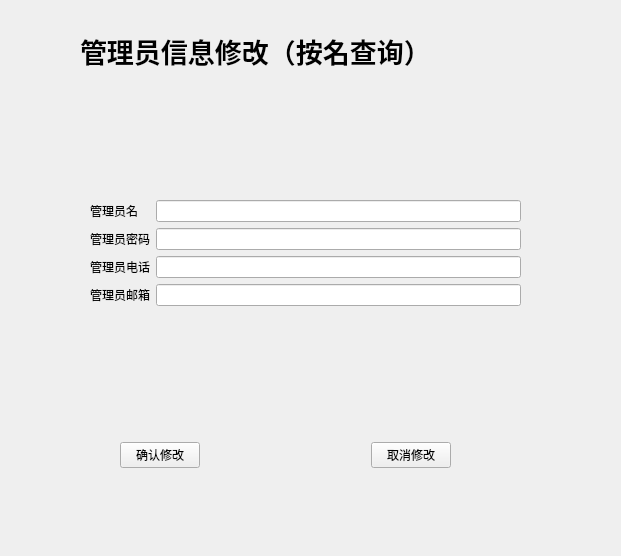
<?xml version="1.0" encoding="UTF-8"?>
<ui version="4.0">
 <class>Form</class>
 <widget class="QWidget" name="Form">
  <property name="geometry">
   <rect>
    <x>0</x>
    <y>0</y>
    <width>621</width>
    <height>556</height>
   </rect>
  </property>
  <property name="windowTitle">
   <string>Form</string>
  </property>
  <widget class="QLabel" name="label">
   <property name="geometry">
    <rect>
     <x>80</x>
     <y>30</y>
     <width>441</width>
     <height>41</height>
    </rect>
   </property>
   <property name="font">
    <font>
     <family>Arial Black</family>
     <pointsize>20</pointsize>
     <weight>75</weight>
     <bold>true</bold>
    </font>
   </property>
   <property name="text">
    <string>管理员信息修改（按名查询）</string>
   </property>
  </widget>
  <widget class="QWidget" name="layoutWidget">
   <property name="geometry">
    <rect>
     <x>90</x>
     <y>200</y>
     <width>431</width>
     <height>171</height>
    </rect>
   </property>
   <layout class="QFormLayout" name="formLayout">
    <item row="0" column="0">
     <widget class="QLabel" name="label_2">
      <property name="text">
       <string>管理员名</string>
      </property>
     </widget>
    </item>
    <item row="0" column="1">
     <widget class="QLineEdit" name="lineEdit"/>
    </item>
    <item row="1" column="1">
     <widget class="QLineEdit" name="lineEdit_2"/>
    </item>
    <item row="4" column="0">
     <widget class="QLabel" name="label_4">
      <property name="text">
       <string>管理员电话</string>
      </property>
     </widget>
    </item>
    <item row="4" column="1">
     <widget class="QLineEdit" name="lineEdit_3"/>
    </item>
    <item row="5" column="0">
     <widget class="QLabel" name="label_5">
      <property name="text">
       <string>管理员邮箱</string>
      </property>
     </widget>
    </item>
    <item row="5" column="1">
     <widget class="QLineEdit" name="lineEdit_4"/>
    </item>
    <item row="1" column="0">
     <widget class="QLabel" name="label_3">
      <property name="text">
       <string>管理员密码</string>
      </property>
     </widget>
    </item>
   </layout>
  </widget>
  <widget class="QWidget" name="layoutWidget">
   <property name="geometry">
    <rect>
     <x>120</x>
     <y>440</y>
     <width>331</width>
     <height>30</height>
    </rect>
   </property>
   <layout class="QHBoxLayout" name="horizontalLayout">
    <item>
     <widget class="QPushButton" name="pushButton">
      <property name="text">
       <string>确认修改</string>
      </property>
     </widget>
    </item>
    <item>
     <spacer name="horizontalSpacer">
      <property name="orientation">
       <enum>Qt::Horizontal</enum>
      </property>
      <property name="sizeHint" stdset="0">
       <size>
        <width>40</width>
        <height>20</height>
       </size>
      </property>
     </spacer>
    </item>
    <item>
     <widget class="QPushButton" name="pushButton_2">
      <property name="text">
       <string>取消修改</string>
      </property>
     </widget>
    </item>
   </layout>
  </widget>
 </widget>
 <resources/>
 <connections/>
</ui>
